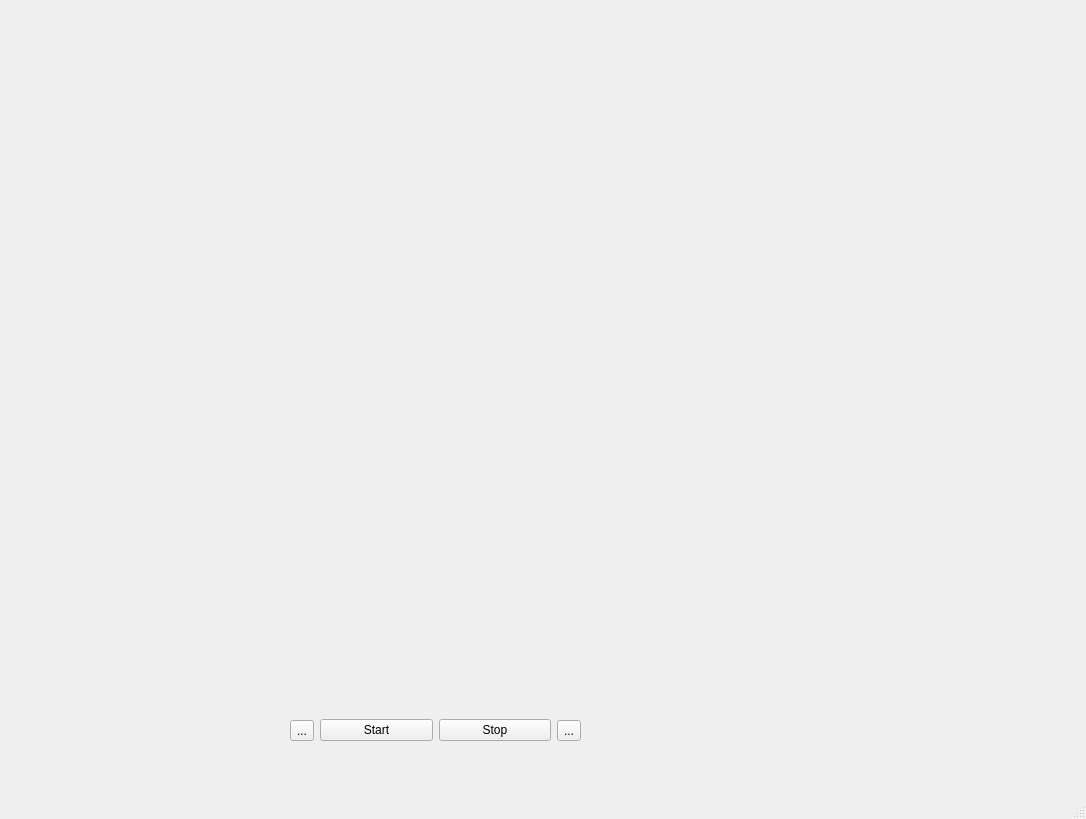
<?xml version="1.0" encoding="UTF-8"?>
<ui version="4.0">
 <class>MainWindow</class>
 <widget class="QMainWindow" name="MainWindow">
  <property name="geometry">
   <rect>
    <x>0</x>
    <y>0</y>
    <width>1086</width>
    <height>819</height>
   </rect>
  </property>
  <property name="windowTitle">
   <string>MainWindow</string>
  </property>
  <property name="tabShape">
   <enum>QTabWidget::Triangular</enum>
  </property>
  <widget class="QWidget" name="centralwidget">
   <widget class="QLabel" name="label_display">
    <property name="geometry">
     <rect>
      <x>30</x>
      <y>110</y>
      <width>831</width>
      <height>551</height>
     </rect>
    </property>
    <property name="frameShadow">
     <enum>QFrame::Raised</enum>
    </property>
    <property name="lineWidth">
     <number>4</number>
    </property>
    <property name="text">
     <string/>
    </property>
    <property name="margin">
     <number>5</number>
    </property>
   </widget>
   <widget class="QWidget" name="horizontalLayoutWidget">
    <property name="geometry">
     <rect>
      <x>290</x>
      <y>690</y>
      <width>291</width>
      <height>81</height>
     </rect>
    </property>
    <layout class="QHBoxLayout" name="horizontalLayout">
     <item>
      <widget class="QToolButton" name="toolButton_pre">
       <property name="text">
        <string>...</string>
       </property>
      </widget>
     </item>
     <item>
      <widget class="QPushButton" name="button_start">
       <property name="text">
        <string>Start</string>
       </property>
      </widget>
     </item>
     <item>
      <widget class="QPushButton" name="button_stop">
       <property name="text">
        <string>Stop</string>
       </property>
      </widget>
     </item>
     <item>
      <widget class="QToolButton" name="toolButton_next">
       <property name="text">
        <string>...</string>
       </property>
      </widget>
     </item>
    </layout>
   </widget>
   <widget class="QWidget" name="verticalLayoutWidget">
    <property name="geometry">
     <rect>
      <x>910</x>
      <y>109</y>
      <width>160</width>
      <height>561</height>
     </rect>
    </property>
    <layout class="QVBoxLayout" name="verticalLayout">
     <item>
      <widget class="QLabel" name="timeLabel">
       <property name="font">
        <font>
         <family>Agency FB</family>
         <pointsize>12</pointsize>
         <weight>75</weight>
         <bold>true</bold>
        </font>
       </property>
       <property name="text">
        <string/>
       </property>
      </widget>
     </item>
     <item>
      <widget class="QLabel" name="nodeLabel">
       <property name="font">
        <font>
         <family>Agency FB</family>
         <pointsize>12</pointsize>
         <weight>75</weight>
         <bold>true</bold>
        </font>
       </property>
       <property name="text">
        <string/>
       </property>
      </widget>
     </item>
     <item>
      <widget class="QLabel" name="valueLabel">
       <property name="font">
        <font>
         <family>Agency FB</family>
         <pointsize>12</pointsize>
         <weight>75</weight>
         <bold>true</bold>
        </font>
       </property>
       <property name="text">
        <string/>
       </property>
      </widget>
     </item>
    </layout>
   </widget>
   <widget class="QLabel" name="currentTimeLabel">
    <property name="geometry">
     <rect>
      <x>30</x>
      <y>30</y>
      <width>391</width>
      <height>71</height>
     </rect>
    </property>
    <property name="font">
     <font>
      <family>Agency FB</family>
      <pointsize>20</pointsize>
      <weight>75</weight>
      <bold>true</bold>
     </font>
    </property>
    <property name="text">
     <string/>
    </property>
   </widget>
  </widget>
  <widget class="QMenuBar" name="menubar">
   <property name="geometry">
    <rect>
     <x>0</x>
     <y>0</y>
     <width>1086</width>
     <height>25</height>
    </rect>
   </property>
  </widget>
  <widget class="QStatusBar" name="statusbar"/>
 </widget>
 <resources/>
 <connections/>
</ui>
